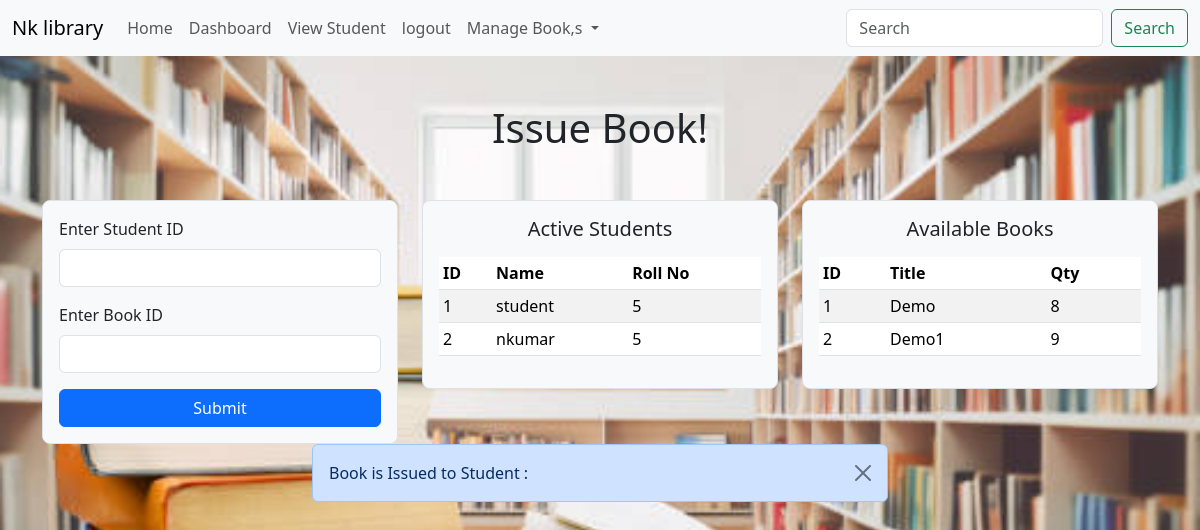
Page /Issue_book on the committed database.
### library.py (models this page shows, shortened)
class Student(db.Model):
   __tablename__="student"
   id=db.Column(db.Integer, primary_key=True)
   Roll_no=db.Column(db.Integer, nullable=False)
   name=db.Column(db.String(100),nullable=False)
   email=db.Column(db.String(120),unique=True)
   password=db.Column(db.String(50), nullable=False)
   is_active=db.Column(db.Boolean,default=True)
   issues= db.relationship('IssueBook', backref='student', lazy=True)

class Book(db.Model):
   __tablename__="book"
   id=db.Column(db.Integer, primary_key=True)
   Title=db.Column(db.String(50),nullable=False)
   Category=db.Column(db.String(50),nullable=False)
   Author=db.Column(db.String(50),nullable=False)
   Quantity=db.Column(db.Integer)
   issues= db.relationship('IssueBook', backref='book', lazy=True)

### library.py (the view, shortened to what this page needs)
@library.route("/Issue_book", methods=["GET","POST"])
def Issue_book():
   q = request.args.get("q", "").strip()
   if q:
      student_filter = or_(
         Student.name.ilike(f"%{q}%"),
         Student.email.ilike(f"%{q}%")
      )
      book_filter = or_(
         Book.Title.ilike(f"%{q}%"),
         Book.Category.ilike(f"%{q}%"),
         Book.Author.ilike(f"%{q}%")
      )
      if q.isdigit():
         val = int(q)
         student_filter = or_(student_filter, Student.id == val, Student.Roll_no == val)
         book_filter = or_(book_filter, Book.id == val)
      students = Student.query.filter(student_filter).all()
      books = Book.query.filter(Book.Quantity > 0, book_filter).all()
   else:
      flash('Book is Issued to Student :')
      students = Student.query.all()
      books = Book.query.filter(Book.Quantity > 0).all()
   return render_template("issue.html",students=students,books=books, q=q)

### library.py (called while the page is built)
@library.before_request
def handle_global_search():
   if request.method == "GET":
      q = request.args.get("q", "").strip()
      if q and request.endpoint not in ["view_book", "view_student", "issued", "Issue_book", "search", "static"]:
         return redirect(url_for("search", q=q))

### templates/issue.html
{% extends "base.html" %}
{% block content %}
<h1 class="text-center mt-5">Issue Book!</h1>
<div class="container mt-5">
  <div class="row">
    <div class="col-md-4">
      <div class="p-3 border bg-light rounded-3">
        <form method="POST" action="{{url_for('Issue_book')}}">
          <div class="mb-3">
            <label class="form-label">Enter Student ID</label>
            <input type="number" class="form-control" name="student_id" required>
          </div>
          <div class="mb-3">
            <label class="form-label">Enter Book ID</label>
            <input type="number" class="form-control" name="book_id" required>
          </div>
          <button type="submit" class="btn btn-primary w-100">Submit</button>
        </form>
      </div>
    </div>
    <div class="col-md-4">
      <div class="p-3 border bg-light rounded-3" style="max-height: 400px; overflow-y: auto;">
        <h5 class="text-center mb-3">Active Students</h5>
        <table class="table table-striped table-sm">
          <thead>
            <tr>
              <th>ID</th>
              <th>Name</th>
              <th>Roll No</th>
            </tr>
          </thead>
          <tbody>
            {% for student in students %}
            <tr>
              <td>{{ student.id }}</td>
              <td>{{ student.name }}</td>
              <td>{{ student.Roll_no }}</td>
            </tr>
            {% else %}
            <tr>
              <td colspan="3" class="text-center">No students found</td>
            </tr>
            {% endfor %}
          </tbody>
        </table>
      </div>
    </div>
    <div class="col-md-4">
      <div class="p-3 border bg-light rounded-3" style="max-height: 400px; overflow-y: auto;">
        <h5 class="text-center mb-3">Available Books</h5>
        <table class="table table-striped table-sm">
          <thead>
            <tr>
              <th>ID</th>
              <th>Title</th>
              <th>Qty</th>
            </tr>
          </thead>
          <tbody>
            {% for book in books %}
            <tr>
              <td>{{ book.id }}</td>
              <td>{{ book.Title }}</td>
              <td>{{ book.Quantity }}</td>
            </tr>
            {% else %}
            <tr>
              <td colspan="3" class="text-center">No books available</td>
            </tr>
            {% endfor %}
          </tbody>
        </table>
      </div>
    </div>
  </div>
</div>
{% with messages = get_flashed_messages() %}
  {% if messages %}
    {% for message in messages %}
    <div class="container w-50">
          <div class="alert alert-primary alert-dismissible fade show" role="alert">
        {{message}}
         <button type="button" class="btn-close" data-bs-dismiss="alert" aria-label="Close"></button>
        </div>
     </div>
    {% endfor %}
  {% endif %}
{% endwith %}
{% endblock %}

### rows in the picture
Student: id "1", name "student", Roll_no "5"
Student: id "2", name "nkumar", Roll_no "5"
Book: id "1", Title "Demo", Quantity "8"
Book: id "2", Title "Demo1", Quantity "9"

### other values in the picture
{{ message }} "Book is Issued to Student :"
